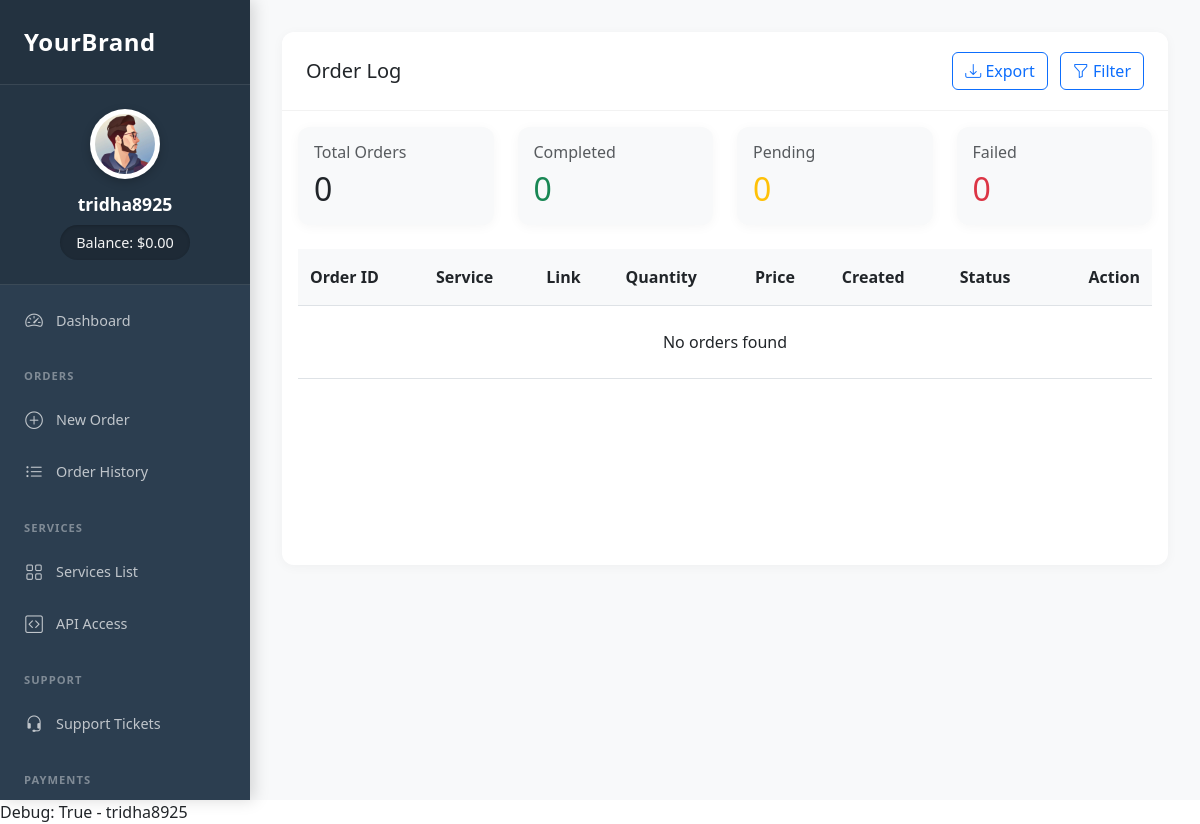
/dashboard/order-log/ (signed in), run on an earlier commit of the app's database.
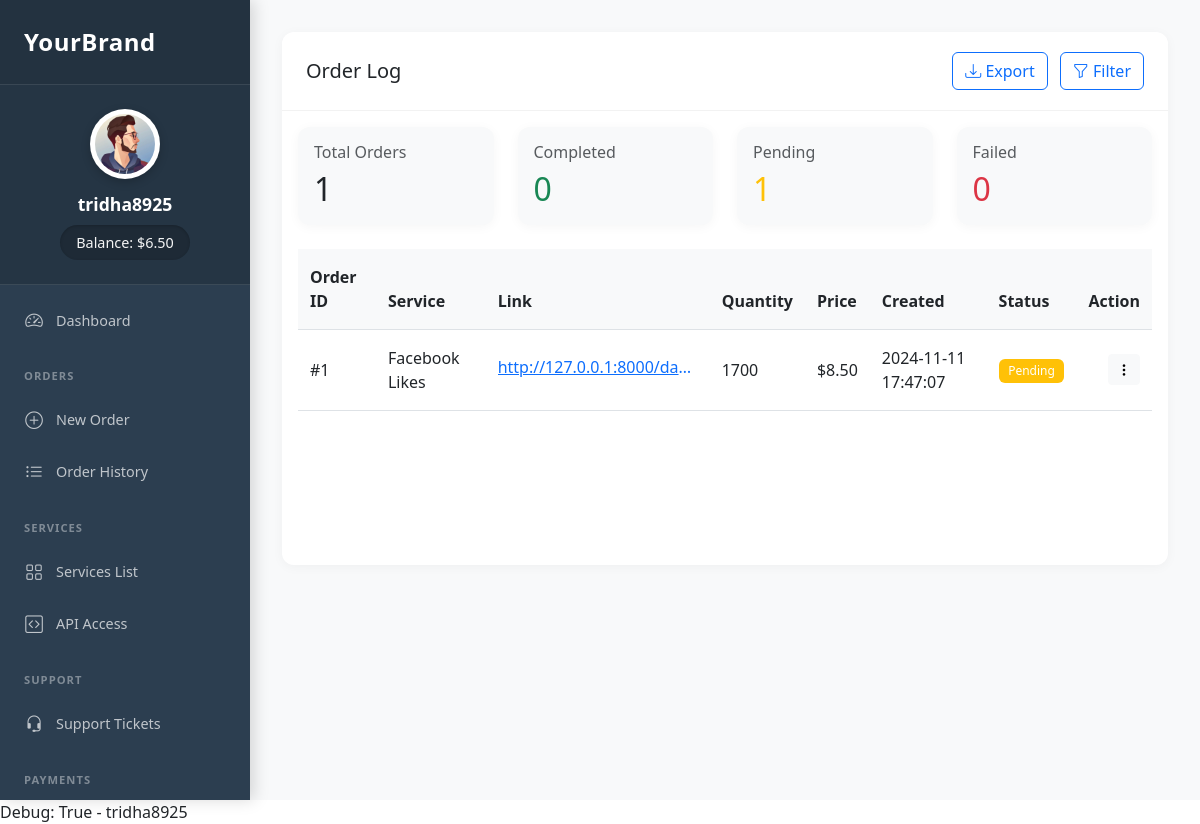
And on a later commit of the database.
### authentication/models.py (models this page shows, shortened)
class User(AbstractUser):
    phone_number = models.CharField(max_length=15, blank=True, null=True)
    profile_picture = models.ImageField(upload_to='profile_pictures/', null=True, blank=True)
    balance = models.DecimalField(max_digits=10, decimal_places=2, default=0.00)
    timezone = models.CharField(max_length=50, default='UTC')
    phone = models.CharField(max_length=20, blank=True, null=True)
    address = models.TextField(blank=True, null=True)
    city = models.CharField(max_length=100, blank=True, null=True)
    website = models.URLField(max_length=200, blank=True, null=True)
    skype = models.CharField(max_length=50, blank=True, null=True)
    whatsapp = models.CharField(max_length=20, blank=True, null=True)
    api_key = models.CharField(max_length=64, unique=True, blank=True, null=True)

### user_dashboard/models.py (models this page shows, shortened)
class Order(models.Model):
    STATUS_CHOICES = [
        ('pending', 'Pending'),
        ('processing', 'Processing'),
        ('completed', 'Completed'),
        ('failed', 'Failed'),
        ('canceled', 'Canceled'),
        ('refunded', 'Refunded')
    ]
    user = models.ForeignKey(User, on_delete=models.CASCADE, related_name='orders')
    service = models.ForeignKey('managerdashboard.Service', on_delete=models.CASCADE)
    link = models.URLField()
    quantity = models.IntegerField()
    price = models.DecimalField(max_digits=10, decimal_places=2)
    status = models.CharField(max_length=20, choices=STATUS_CHOICES, default='pending')
    created = models.DateTimeField(auto_now_add=True)
    updated = models.DateTimeField(auto_now=True)
    class Meta:
        ordering = ['-created']
        db_table = 'orders'

### managerdashboard/models.py (models this page shows, shortened)
class Service(models.Model):
    STATUS_CHOICES = [
        ('active', 'Active'),
        ('inactive', 'Inactive')
    ]
    service_id = models.CharField(max_length=50)
    name = models.CharField(max_length=255)
    provider = models.ForeignKey(Provider, on_delete=models.CASCADE, related_name='services', null=True)
    category = models.ForeignKey(ServiceCategory, on_delete=models.PROTECT, related_name='services')
    rate = models.DecimalField(max_digits=10, decimal_places=4)
    min_order = models.IntegerField()
    max_order = models.IntegerField()
    description = models.TextField(blank=True, null=True)
    status = models.CharField(max_length=20, choices=STATUS_CHOICES, default='active')
    is_drip_feed = models.BooleanField(default=False)
    drip_feed_rules = models.JSONField(null=True, blank=True)
    created_at = models.DateTimeField(auto_now_add=True)
    updated_at = models.DateTimeField(auto_now=True)
    class Meta:
        ordering = ['category', 'name']

### user_dashboard/views.py (the view, shortened to what this page needs)
# urls.py: path('order-log/', views.order_log, name='order_log'),
@login_required
def order_log(request):
    status = request.GET.get('status')
    date_from = request.GET.get('date_from')
    date_to = request.GET.get('date_to')
    search = request.GET.get('search')
    orders = Order.objects.filter(user=request.user)
    if status:
        orders = orders.filter(status=status)
    if date_from:
        orders = orders.filter(created__gte=date_from)
    if date_to:
        orders = orders.filter(created__lte=date_to)
    if search:
        orders = orders.filter(
            models.Q(service__name__icontains=search) |
            models.Q(link__icontains=search)
        )
    total_orders = orders.count()
    completed_orders = orders.filter(status='completed').count()
    pending_orders = orders.filter(status='pending').count()
    failed_orders = orders.filter(status='failed').count()
    paginator = Paginator(orders, 10)  # Show 10 orders per page
    page_number = request.GET.get('page')
    page_obj = paginator.get_page(page_number)
    context = {
        'active_tab': 'order',
        'orders': page_obj,
        'total_orders': total_orders,
        'completed_orders': completed_orders,
        'pending_orders': pending_orders,
        'failed_orders': failed_orders,
        'filter_status': status,
        'filter_date_from': date_from,
        'filter_date_to': date_to,
        'filter_search': search
    }
    return render(request, 'user_dashboard/order/order_log.html', context)

### templates/user_dashboard/order/order_log.html (shortened to what this page needs)
{% extends 'user_dashboard/base_dashboard.html' %}
{% block dashboard_content %}
<div class="card">
    <div class="card-header">
        <div class="d-flex justify-content-between align-items-center">
            <h5 class="mb-0">Order Log</h5>
            <div>
                <a href="?export=true" class="btn btn-outline-primary me-2">
                    <i class="bi bi-download"></i> Export
                </a>
                <button class="btn btn-outline-primary" data-bs-toggle="collapse" data-bs-target="#filterCollapse">
                    <i class="bi bi-funnel"></i> Filter
                </button>
            </div>
        </div>
    </div>
    <div class="card-body">
        <div class="row g-4 mb-4">
            <div class="col-md-3">
                <div class="card bg-light">
                    <div class="card-body">
                        <h6 class="text-muted">Total Orders</h6>
                        <h2 class="mb-0">{{ total_orders }}</h2>
                    </div>
                </div>
            </div>
            <div class="col-md-3">
                <div class="card bg-light">
                    <div class="card-body">
                        <h6 class="text-muted">Completed</h6>
                        <h2 class="mb-0 text-success">{{ completed_orders }}</h2>
                    </div>
                </div>
            </div>
            <div class="col-md-3">
                <div class="card bg-light">
                    <div class="card-body">
                        <h6 class="text-muted">Pending</h6>
                        <h2 class="mb-0 text-warning">{{ pending_orders }}</h2>
                    </div>
                </div>
            </div>
            <div class="col-md-3">
                <div class="card bg-light">
                    <div class="card-body">
                        <h6 class="text-muted">Failed</h6>
                        <h2 class="mb-0 text-danger">{{ failed_orders }}</h2>
                    </div>
                </div>
            </div>
        </div>
        <div class="table-responsive" style="min-height: 300px; max-height: 600px; overflow-y: auto;">
            <table class="table table-hover">
                <thead style="position: sticky; top: 0; background: white; z-index: 1;">
                    <tr>
                        <th>Order ID</th>
                        <th>Service</th>
                        <th>Link</th>
                        <th>Quantity</th>
                        <th>Price</th>
                        <th>Created</th>
                        <th>Status</th>
                        <th class="text-end">Action</th>
                    </tr>
                </thead>
                <tbody>
                    {% for order in orders %}
                    <tr>
                        <td>#{{ order.id }}</td>
                        <td>{{ order.service.name }}</td>
                        <td>
                            <a href="{{ order.link }}" target="_blank" class="text-truncate d-inline-block" style="max-width: 200px;">
                                {{ order.link }}
                            </a>
                        </td>
                        <td>{{ order.quantity }}</td>
                        <td>${{ order.price }}</td>
                        <td>{{ order.created|date:"Y-m-d H:i:s" }}</td>
                        <td>
                            {% if order.status == 'completed' %}
                                <span class="badge bg-success">Completed</span>
                            {% elif order.status == 'pending' %}
                                <span class="badge bg-warning">Pending</span>
                            {% elif order.status == 'processing' %}
                                <span class="badge bg-info">Processing</span>
                            {% elif order.status == 'failed' %}
                                <span class="badge bg-danger">Failed</span>
                            {% endif %}
                        </td>
                        <td class="text-end">
                            <div class="dropdown">
                                <button class="btn btn-sm btn-light" type="button" data-bs-toggle="dropdown" aria-expanded="false">
                                    <i class="bi bi-three-dots-vertical"></i>
                                </button>
                            </div>
                        </td>
                    </tr>
                    {% empty %}
                    <tr>
                        <td colspan="8" class="text-center py-4">No orders found</td>
                    </tr>
                    {% endfor %}
                </tbody>
            </table>
        </div>
    </div>
</div>
{% endblock %}

### templates/user_dashboard/base_dashboard.html (shortened to what this page needs)
{% extends 'base.html' %}
{% load static %}
{% block content %}
<link rel="stylesheet" href="https://cdn.jsdelivr.net/npm/bootstrap-icons@1.11.1/font/bootstrap-icons.css">
<div id="wrapper">
    <nav id="sidebar">
        <div class="sidebar-header">
            <a href="{% url 'user_dashboard' %}" class="sidebar-brand">
                YourBrand
            </a>
        </div>
        <div class="user-profile">
            {% if user.profile_picture and user.profile_picture.url %}
                <img src="{{ user.profile_picture.url }}" class="profile-img" alt="{{ user.username }}">
            {% else %}
                <img src="{% static 'images/default-avatar.png' %}" class="profile-img" alt="{{ user.username }}">
            {% endif %}
            <div class="username">{{ user.username }}</div>
            <div class="balance">Balance: ${{ user.balance|default:"0.00" }}</div>
        </div>
        <div class="nav-menu">
            <a href="{% url 'user_dashboard' %}" class="nav-link {% if active_tab == 'dashboard' %}active{% endif %}">
                <i class="bi bi-speedometer2"></i>
                <span>Dashboard</span>
            </a>
            <div class="nav-section">ORDERS</div>
            <a href="{% url 'new_order' %}" class="nav-link {% if active_tab == 'new_order' %}active{% endif %}">
                <i class="bi bi-plus-circle"></i>
                <span>New Order</span>
            </a>
            <a href="{% url 'order_log' %}" class="nav-link {% if active_tab == 'order_history' %}active{% endif %}">
                <i class="bi bi-list-ul"></i>
                <span>Order History</span>
            </a>
            <div class="nav-section">SERVICES</div>
            <a href="{% url 'services' %}" class="nav-link {% if active_tab == 'services' %}active{% endif %}">
                <i class="bi bi-grid"></i>
                <span>Services List</span>
            </a>
            <a href="{% url 'api_documentation' %}" class="nav-link {% if active_tab == 'api' %}active{% endif %}">
                <i class="bi bi-code-square"></i>
                <span>API Access</span>
            </a>
            <div class="nav-section">SUPPORT</div>
            <a href="{% url 'ticket_list' %}" class="nav-link {% if active_tab == 'support' %}active{% endif %}">
                <i class="bi bi-headset"></i>
                <span>Support Tickets</span>
            </a>
            <div class="nav-section">PAYMENTS</div>
        </div>
    </nav>
    <div id="content">
        {% block dashboard_content %}{% endblock %}
    </div>
</div>
{% endblock %}

### templates/base.html (shortened to what this page needs)
<!DOCTYPE html>
<html lang="en">
   <head>
      <link href="https://cdn.jsdelivr.net/npm/bootstrap@5.3.0/dist/css/bootstrap.min.css" rel="stylesheet" />
   </head>
   <body>
      <div class="main-content">
          {% block content %}{% endblock %}
      </div>
      <div class="container">
         Debug: {{ user.is_authenticated }} - {{ user.username }}
      </div>
   </body>
</html>

### templates/base.html (style rules this page uses)
body { display: flex; flex-direction: column; min-height: 100vh; overflow-x: hidden; }
.main-content { flex: 1; }
.container { max-width: 100% !important; padding: 0 !important; margin: 0 !important; }

### templates/user_dashboard/base_dashboard.html (style rules this page uses)
.container { max-width: none !important; padding: 0 !important; margin: 0 !important; }
.main-content { padding: 0 !important; }
#wrapper { display: flex; min-height: 100vh; background: #f8f9fa; }
#sidebar { width: var(--sidebar-width); background: #2c3e50; min-height: 100vh; position: fixed; transition: all 0.3s; box-shadow: 4px 0 15px rgba(0,0,0,0.15); overflow-y: auto; height: 100vh; }
.sidebar-header { padding: 1.5rem; background: rgba(0,0,0,0.2); border-bottom: 1px solid rgba(255,255,255,0.1); }
.sidebar-brand { color: #fff; font-size: 1.5rem; font-weight: 600; text-decoration: none; letter-spacing: 0.5px; }
.user-profile { padding: 1.5rem 1rem; text-align: center; background: rgba(0,0,0,0.15); border-bottom: 1px solid rgba(255,255,255,0.1); }
.profile-img { width: 70px; height: 70px; border-radius: 50%; margin-bottom: 0.75rem; border: 3px solid rgba(255,255,255,0.15); padding: 2px; background: white; box-shadow: 0 3px 10px rgba(0,0,0,0.2); }
.username { color: #fff; font-size: 1.1rem; font-weight: 600; margin-bottom: 0.5rem; }
.balance { color: rgba(255,255,255,0.95); background: rgba(0,0,0,0.2); padding: 0.4rem 1rem; border-radius: 20px; font-size: 0.9rem; display: inline-block; box-shadow: inset 0 1px 3px rgba(0,0,0,0.2); }
.nav-menu { padding: 0.5rem 0; }
.nav-section { color: rgba(255,255,255,0.4); font-size: 0.7rem; padding: 1.25rem 1.5rem 0.5rem; text-transform: uppercase; letter-spacing: 1px; font-weight: 600; }
.nav-link { color: rgba(255,255,255,0.7); padding: 0.7rem 1.5rem; display: flex; align-items: center; text-decoration: none; transition: all 0.2s; margin: 0.2rem 0.8rem 0.2rem 0; border-radius: 0 25px 25px 0; font-size: 0.9rem; white-space: nowrap; }
.nav-link i { font-size: 1.1rem; margin-right: 0.75rem; width: 20px; text-align: center; flex-shrink: 0; }
#content { margin-left: var(--sidebar-width); width: calc(100% - var(--sidebar-width)); min-height: 100vh; padding: 2rem; background: #f8f9fa; }
.card { background: #fff; border: none; border-radius: 12px; box-shadow: 0 2px 12px rgba(0,0,0,0.04); transition: transform 0.2s, box-shadow 0.2s; }
.card-header { background: none; padding: 1.25rem 1.5rem; border-bottom: 1px solid rgba(0,0,0,0.05); }
:root { --sidebar-width: 250px; }
.table > :not(caption) > * > * { padding: 1rem 0.75rem; }
.table > thead { background-color: #f8f9fa; }
.badge { padding: 0.5em 0.8em; font-weight: 500; }

### templates/user_dashboard/order/order_log.html (style rules this page uses)
.table { margin-bottom: 0; }
.table th { border-top: none; background-color: #f8f9fa; padding: 1rem 0.75rem; }
.table td { vertical-align: middle; padding: 1rem 0.75rem; }
.badge { padding: 0.5em 0.8em; font-weight: 500; }

What changed in the data, as far as the page shows it:
changed User "tridha8925": balance "0.00" → "6.50"
added Order: id "1", service.name "Facebook Likes", link "http://127.0.0.1:8000/da…", quantity "1700", price "8.50", created "2024-11-11 17:47:07", status "Pending"
Also different on the page:
{{ total_orders }}: "0" → "1"
{{ pending_orders }}: "0" → "1"
text no longer shown: "No orders found"
